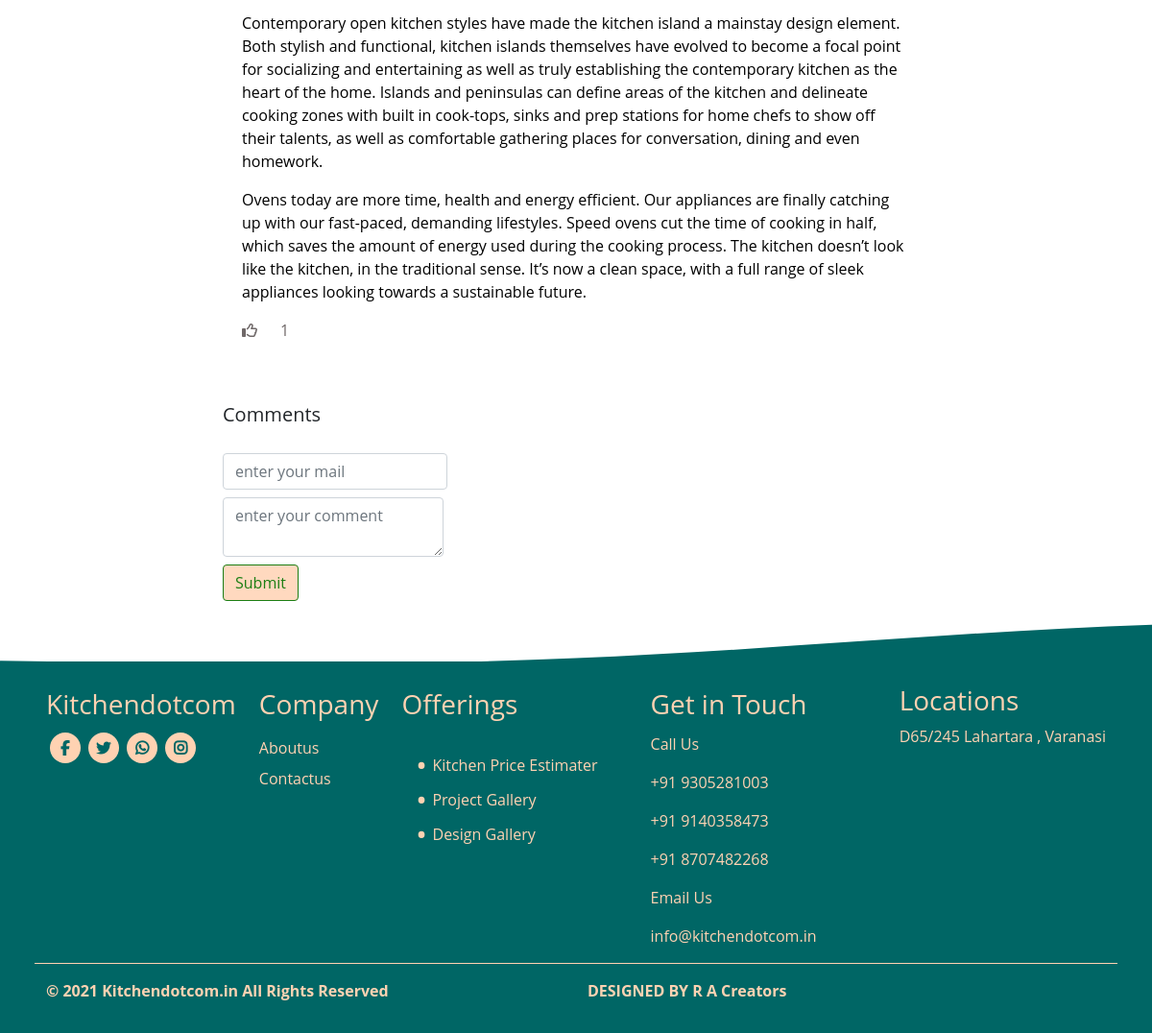
Page /blogandnews/blog/8 (lower part) on the earlier database version.
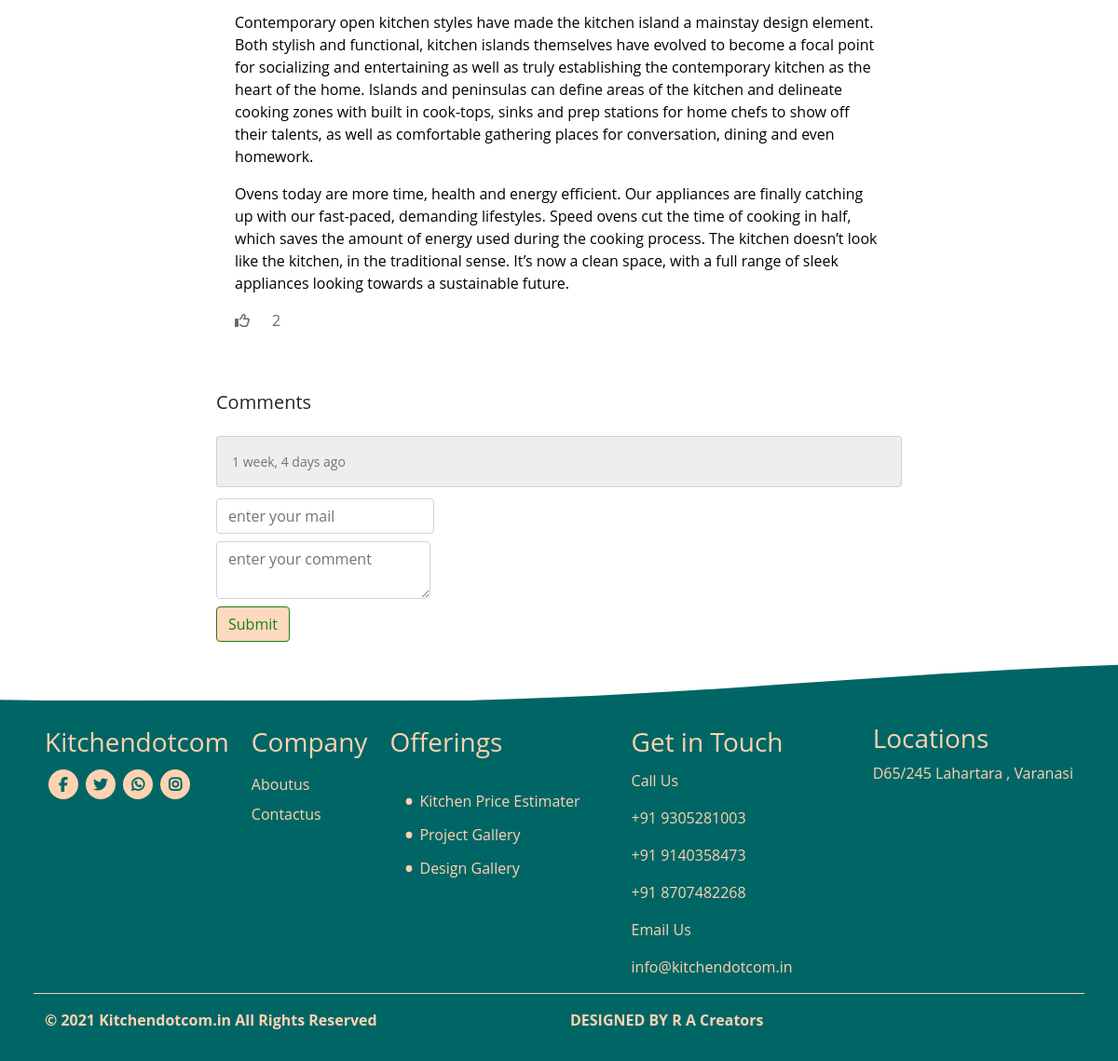
Same page on the later database version.
### blogandnews/models.py (models this page shows, shortened)
class Blog(models.Model):
    title = models.CharField(max_length=100, default="Title")
    author = models.CharField(max_length=100, default="admin")
    date = models.DateField(auto_created=True)
    image = models.FileField(upload_to="blogs/", max_length=100)
    content = RichTextField()
    likes = models.IntegerField(default=0)
    class Meta:
        ordering = ['-date']

class BlogComment(models.Model):
    blog = models.ForeignKey(Blog, on_delete=models.CASCADE)
    comment = RichTextField()
    mail = models.EmailField(max_length=254)
    timestamp = models.DateTimeField(default=now)
    class Meta:
        ordering = ['-timestamp']

### blogandnews/views.py (the view)
# urls.py: 2. Add a URL to urlpatterns:  path('blog/', include('blog.urls'))
def blog(request, blogId):
    blog = get_object_or_404(Blog, id=blogId)
    comments = BlogComment.objects.filter(blog=blog)
    context = {'blog': blog, 'comments': comments}
    return render(request, 'blog.html', context)

### blogandnews/templates/blog.html (shortened to what this page needs)
{%load static%}
<!DOCTYPE html>
<html lang="en">
<head>
  <link href="https://cdn.jsdelivr.net/npm/bootstrap@5.1.1/dist/css/bootstrap.min.css" rel="stylesheet"
 />
  <link rel="stylesheet" href="{%static "common/css/style.css"%}">
  <link rel="stylesheet" href="{%static "blogandnews/css/blogandnews.css"%}">
</head>
<body>
  <div class="container" id="post-item">
    <div class="container content">
      {{blog.content|safe}}
      <div class="d-flex align-items-center justify-content-start">
        <div class="row">
          <a id="like-link" blogId={{blog.id}} class="col-auto disabled" href="{% url 'blog_like' blog.id %}"><i class="far fa-thumbs-up"></i></a>
          <div class="col-auto"><p>{% if blog.likes %} {{blog.likes}} {% endif %}</p></div>
        </div>
      </div>
    </div>
  </div>
  <div class="container mt-5">
    <div class="row d-flex justify-content-center">
      <div class="col-md-8">
        <div class="headings d-flex justify-content-between align-items-center mb-3">
          <h5>Comments</h5>
        </div>
        {% for comment in comments %}
        <div class="card p-3 my-2 comment">
           <small class="text-muted">{{comment.timestamp | timesince}} ago</small>
        </div>
        {% endfor %}
        <form action="{% url 'comments' blog.id %}" method="post">
          <div class="row">
            <div class="col-auto my-1">
              <input type="text" class="form-control" name="mail" placeholder="enter your mail">
            </div>
          </div>
          <div class="row">
            <div class="col-auto my-1">
              <textarea type="text" class="form-control" name="comment" placeholder="enter your comment"></textarea>
            </div>
          </div>
          <div class="row">
            <div class="col-auto my-1">
              <input type="submit" class="btn btn-primary styled-btn" value="Submit">
            </div>
          </div>
        </form>
      </div>
    </div>
  </div>
  {% include 'includes/footer.html' %}
</body>
</html>

### templates/includes/footer.html (shortened to what this page needs)
<footer id="common-footer" class="w-100">
    <div class="w-100">
    </div>
    <div class="content px-5 w-100">
        <div class="row g-4">
            <div class="col-lg-auto col-sm-6">
                <div class="row py-1">
                    <h3>
                        <a href="/">
                            Kitchendotcom
                        </a>
                    </h3>
                </div>
                <ul class="social-list list-inline row ms-1">
                    <li class="list-inline-item">
                        <a href="https://www.facebook.com/kitchendotcom.in"><i class="fab fa-facebook-f"></i>
                        </a>
                    </li>
                    <li class="list-inline-item">
                        <a href="#"><i class="fab fa-twitter"></i> </a>
                    </li>
                    <li class="list-inline-item">
                        <a href="https://api.whatsapp.com/send?phone=919140358473">
                            <i style="font-weight: bold" class="fab fa-whatsapp"></i>
                        </a>
                    </li>
                    <li class="list-inline-item">
                        <a href="https://www.instagram.com/kitchendesigner_vns/">
                            <i style="font-weight: bold" class="fab fa-instagram"></i>
                        </a>
                    </li>
                </ul>
            </div>
            <div class="col-lg-auto col-sm-6">
                <div class="row py-1">
                    <h3>Company</h3>
                </div>
                <div class="row">
                    <ul class="list-unstyled">
                        <div class="row py-1">
                            <li>
                                <a href="/aboutus">Aboutus</a>
                            </li>
                        </div>
                        <div class="row py-1">
                            <li>
                                <a href="/contactus">Contactus</a>
                            </li>
                        </div>
                    </ul>
                </div>
            </div>
            <div class="col-lg col-sm-6">
                <div class="row py-1">
                    <h3>Offerings</h3>
                </div>
                <ul class="link-list p-3">
                    <li>
                        <a href="/kitchen_price_steps">Kitchen Price Estimater</a>
                    </li>
                    <li><a href="/projects">Project Gallery</a></li>
                    <li>
                        <a href="/design_gallery">Design Gallery</a>
                    </li>
                </ul>
            </div>
            <div class="col-lg col-sm-6">
                <div class="row py-1">
                    <div class="col">
                        <h3>Get in Touch</h3>
                    </div>
                </div>
                <div class="row">
                    <div class="col">
                            <p>Call Us</p>
                            <p>+91 9305281003</p>
                            <p>+91 9140358473</p>
                            <p>+91 8707482268</p>
                    </div>
                    <div class="col">
                        <p>Email Us</p>
                        <p>info@kitchendotcom.in</p>
                    </div>
                </div>
            </div>
            <div class="col-lg-auto col-sm-6">
                <h3>Locations</h3>
                <p>D65/245 Lahartara , Varanasi</p>
            </div>
        </div>
        <div class="bottom-row row py-3">
            <div class="col-md-6">
                <p class="fw-bold">© 2021 Kitchendotcom.in All Rights Reserved</p>
            </div>
            <div class="col-md-6">
                <p>
                    <a href="https://www.racreators.com/">
                        <strong>DESIGNED BY R A Creators</strong>
                    </a>
                </p>
            </div>
        </div>
    </div>
</footer>

### static/common/css/style.css (style rules this page uses)
* { -webkit-box-sizing: border-box; box-sizing: border-box; margin: 0; padding: 0; font-family: Open Sans; }
a { text-decoration: none !important; color: inherit; }
.styled-btn { border-color: #1c7e13; color: #1c7e13; background-color: #ffd9bf; }
#common-footer { font-family: Open Sans; }
#common-footer .content { background-color: #006665; }
#common-footer * { font-family: inherit; color: #ffd2b2; }
#common-footer .social-list li { font-family: 'Font Awesome 5 Brands'; display: -webkit-box; display: -ms-flexbox; display: flex; -webkit-box-pack: center; -ms-flex-pack: center; justify-content: center; -webkit-box-align: center; -ms-flex-align: center; align-items: center; height: 2rem; width: 2rem; background-color: #ffd2b2; border-radius: 50%; }
#common-footer .social-list li i { color: #006665; }
#common-footer .link-list { list-style: none; }
#common-footer .link-list li { display: -webkit-box; display: -ms-flexbox; display: flex; -webkit-box-align: center; -ms-flex-align: center; align-items: center; }
#common-footer .link-list li::before { content: "\2022"; color: #ffd2b2; font-size: 1.5rem; font-weight: bold; display: inline-block; width: 1rem; }
#common-footer .bottom-row { border: 0.97982px solid #ffd2b2; border-left: 0; border-right: 0; border-bottom: 0; }
#common-footer a { text-decoration: underline; }

### static/blogandnews/css/blogandnews.css (style rules this page uses)
#post-item .content { max-width: 45rem; color: #6f6868; }
.comment { background-color: #eee; }

Differences in the rows shown:
changed Blog: likes "1" → "2"
added BlogComment: timestamp "1 week, 4 days"
